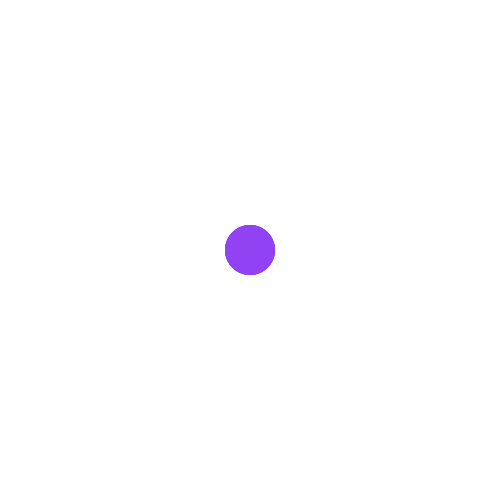
Frame 1 (no input)
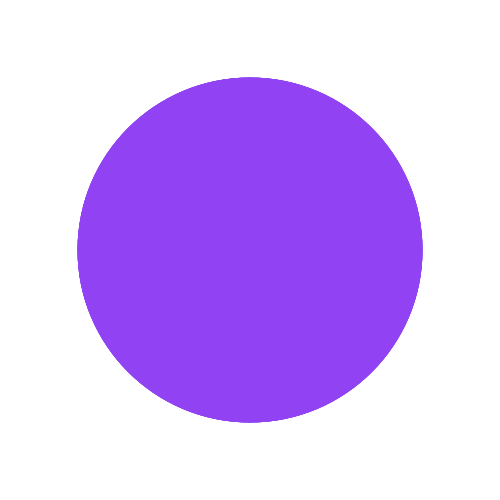
Frame 60 (the mouse pressed at the canvas centre just before this capture)
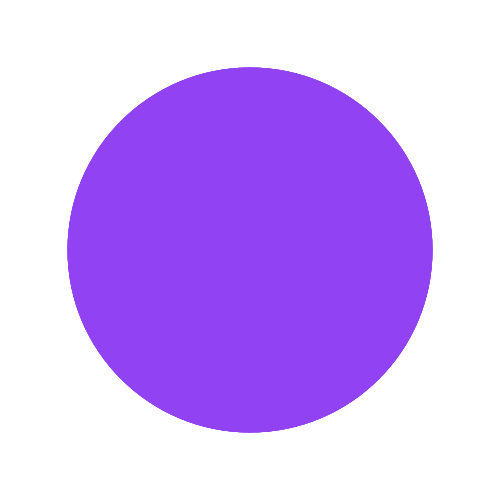
Frame 120 (the mouse held since frame 60 and released just before this capture)

The Processing sketch that drew these frames (run headless with seeded random() and noise(); from frame 60 on, the mouse is pressed at the canvas centre):

// Processing sketch: processing_33135
// ── processing_33135.pde

/* Init Global Variables */
float xPos = 45;
float vel = 5;
float r = random(0, 225);
float g = random(0, 255);
float b = random(0, 255);

/*SETUP */
void setup() {
  size(500, 500);
  smooth();
}

/* Draw to Stage*/
void draw() {
  frameRate(60);
  background(255);
  fill (r, g, b);
  noStroke();


  /*yPos y-axis, Read as yPos = vel + 1 */
  xPos += vel;

  /* Draw circle */
  ellipse(250, 250, xPos, xPos);
    fill (r, g, b);

  ellipse(250, 250, xPos, xPos);
    fill (r, g, b);

  ellipse(250, 250, xPos, xPos);
    fill (r, g, b);

  ellipse(250, 250, xPos, xPos);
    fill (25, 6, 78);


  /* Set Function to send the ball down yPos, then back up */
  if (xPos < 45  ||  xPos > width) {
    vel *= -1;
  }
}
